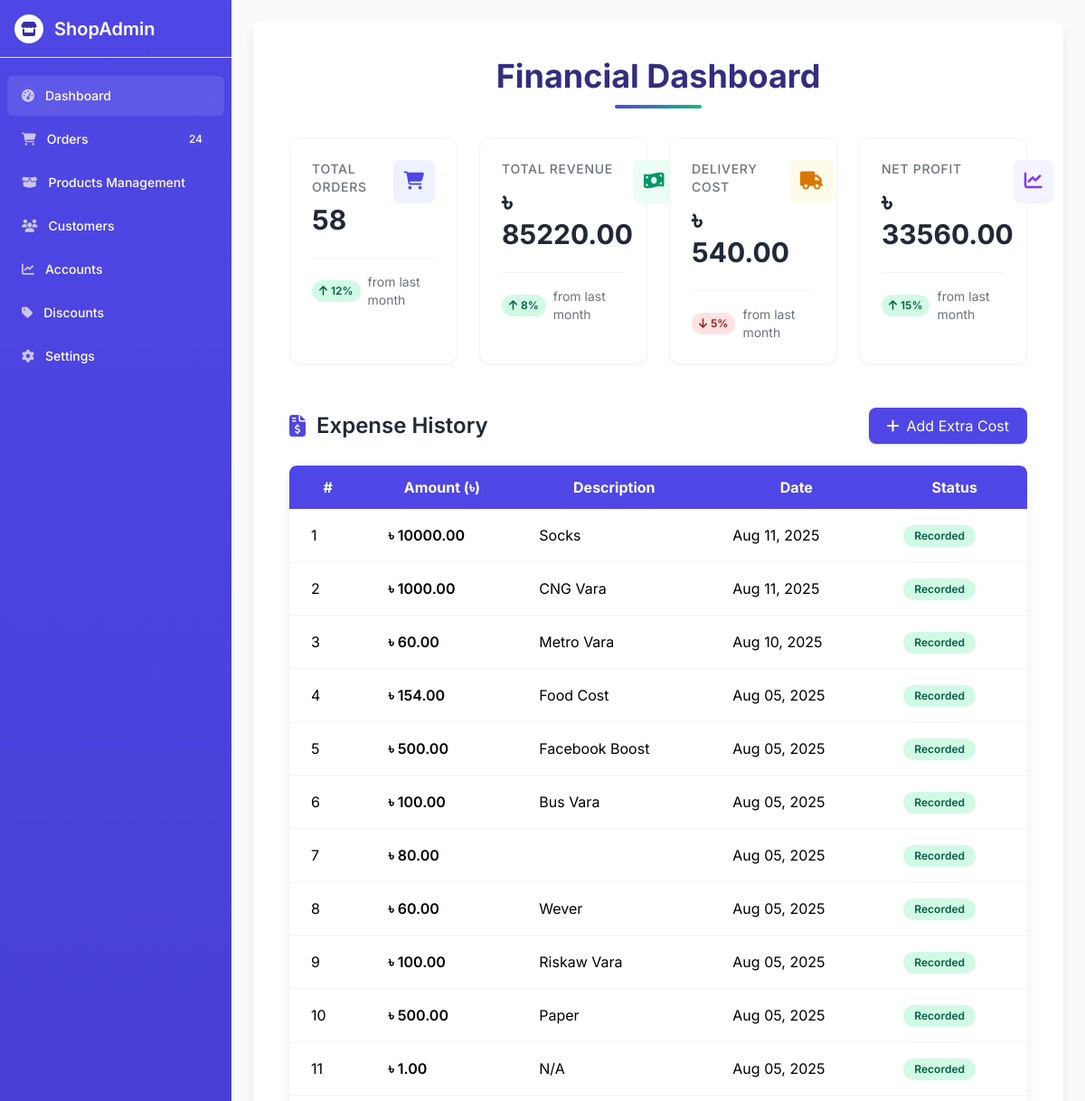
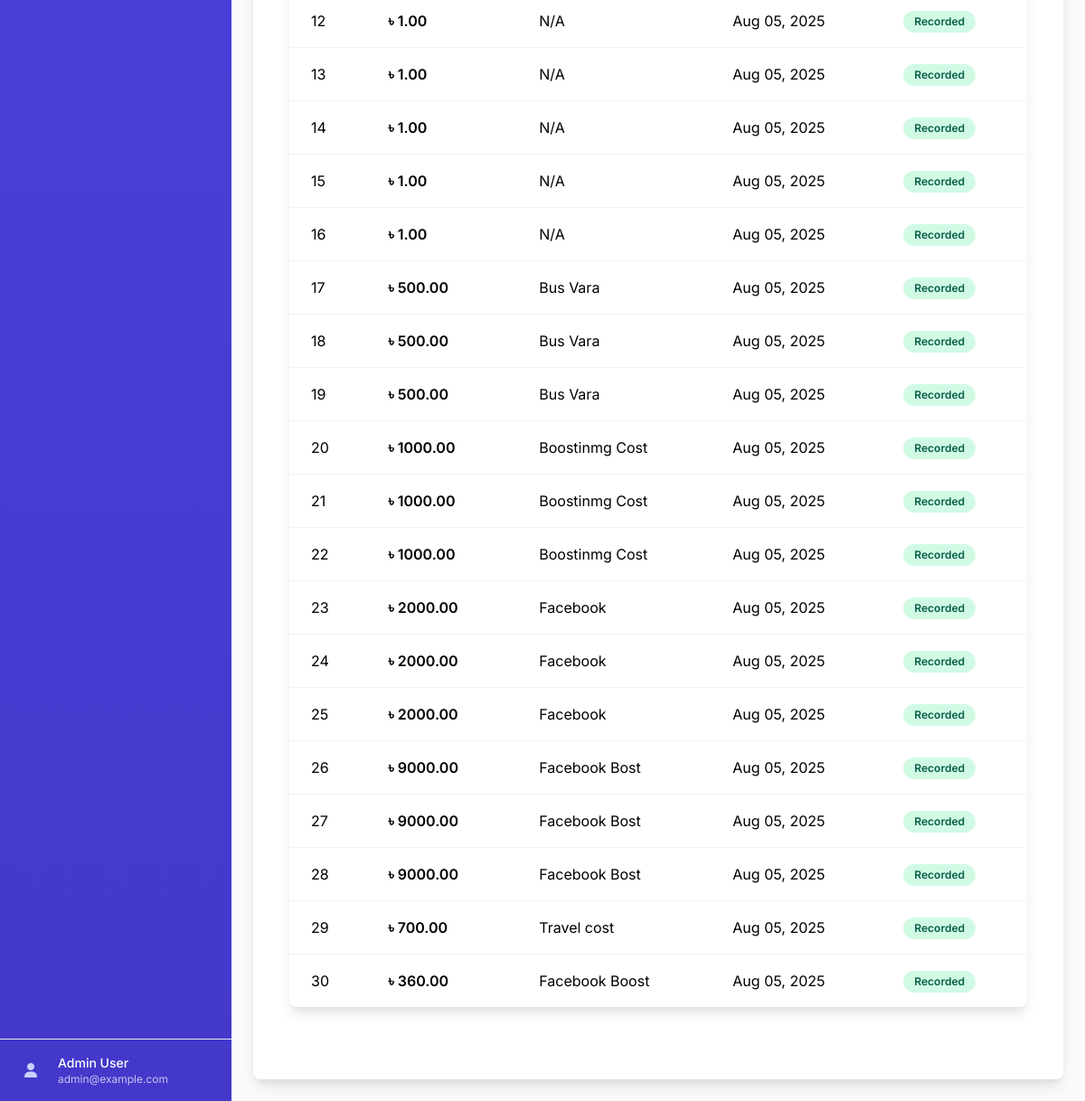
Screenshot of /accounts/ with the database file from the repository (2 pictures, top to bottom).
### accounts/models.py (models this page shows)
class Accounts(models.Model):
    amount = models.DecimalField(max_digits = 10, decimal_places = 2)
    remarks = models.TextField(blank = True, null = True)
    created_at = models.DateTimeField(auto_now_add=True)

### accounts/views.py (the view, shortened to what this page needs)
# urls.py: path('',views.home,name='accounts_home'),
def home(request):
    all_order = Order.objects.filter(is_confirmed=True)
    total_order = 0
    total_amount = 0
    for order in all_order:
        total_order += 1
        total_amount += order.total_price
    outside_order = all_order.filter(location='outside').count()
    delevery_cost = 60 * outside_order
    print("outside order:",delevery_cost)
    all_amount = Accounts.objects.values('amount')
    all_accounts = Accounts.objects.all().order_by('-created_at')
    print(all_accounts.values('created_at'))
    miscellaneous_cost  = 0
    for amount in all_amount:
        miscellaneous_cost += amount['amount']
    net_amount = total_amount - (miscellaneous_cost+delevery_cost)
    context = {
        'total_amount': total_amount,
        'total_order': total_order,
        'outside_order': outside_order,
        'delevery_cost': delevery_cost,
        'net_amount' : net_amount,
        'accounts_list': all_accounts,
    }
    return render(request, 'accounts/accounts_home.html', context)

### store/context_processors.py (called while the page is built, shortened)
def cart_data(request):
    cart = request.session.get('cart', {})
    cart_item_count = 0
    cart_items = []
    total_amount = 0
    return {
        'cart_items': cart_items,
        'total_amount': total_amount,
        'cart_item_count': cart_item_count,
    }

### templates/accounts/accounts_home.html (shortened to what this page needs)
{% extends "orders/base.html" %}
{% block content %}
<div class="max-w-7xl mx-auto bg-white p-10 rounded-lg shadow-lg relative">
  <h1 class="text-4xl font-bold text-indigo-900 mb-8 text-center relative pb-4">
    Financial Dashboard
    <span class="absolute bottom-0 left-1/2 transform -translate-x-1/2 w-24 h-1 rounded bg-gradient-to-r from-indigo-600 to-green-500"></span>
  </h1>
  <div class="grid grid-cols-1 sm:grid-cols-2 md:grid-cols-4 gap-6 mb-12">
    <div class="bg-white p-6 rounded-xl shadow-sm border border-gray-100 hover:shadow-md transition-all duration-300 group">
      <div class="flex justify-between items-start">
        <div>
          <p class="text-sm font-medium text-gray-500 uppercase tracking-wider">Total Orders</p>
          <h3 class="text-3xl font-bold text-gray-800 mt-2">{{ total_order }}</h3>
        </div>
        <div class="p-3 rounded-lg bg-indigo-50 text-indigo-600 group-hover:bg-indigo-100 transition">
          <i class="fas fa-shopping-cart text-xl"></i>
        </div>
      </div>
      <div class="mt-6 pt-4 border-t border-gray-100 flex items-center">
        <span class="inline-flex items-center px-2 py-1 rounded-full text-xs font-semibold bg-green-100 text-green-800">
          <i class="fas fa-arrow-up mr-1 text-xs"></i> 12%
        </span>
        <span class="ml-2 text-sm text-gray-500">from last month</span>
      </div>
    </div>
    <div class="bg-white p-6 rounded-xl shadow-sm border border-gray-100 hover:shadow-md transition-all duration-300 group">
      <div class="flex justify-between items-start">
        <div>
          <p class="text-sm font-medium text-gray-500 uppercase tracking-wider">Total Revenue</p>
          <h3 class="text-3xl font-bold text-gray-800 mt-2">৳ {{ total_amount|floatformat:2 }}</h3>
        </div>
        <div class="p-3 rounded-lg bg-green-50 text-green-600 group-hover:bg-green-100 transition">
          <i class="fas fa-money-bill-wave text-xl"></i>
        </div>
      </div>
      <div class="mt-6 pt-4 border-t border-gray-100 flex items-center">
        <span class="inline-flex items-center px-2 py-1 rounded-full text-xs font-semibold bg-green-100 text-green-800">
          <i class="fas fa-arrow-up mr-1 text-xs"></i> 8%
        </span>
        <span class="ml-2 text-sm text-gray-500">from last month</span>
      </div>
    </div>
    <div class="bg-white p-6 rounded-xl shadow-sm border border-gray-100 hover:shadow-md transition-all duration-300 group">
      <div class="flex justify-between items-start">
        <div>
          <p class="text-sm font-medium text-gray-500 uppercase tracking-wider">Delivery Cost</p>
          <h3 class="text-3xl font-bold text-gray-800 mt-2">৳ {{ delevery_cost|floatformat:2 }}</h3>
        </div>
        <div class="p-3 rounded-lg bg-yellow-50 text-yellow-600 group-hover:bg-yellow-100 transition">
          <i class="fas fa-truck text-xl"></i>
        </div>
      </div>
      <div class="mt-6 pt-4 border-t border-gray-100 flex items-center">
        <span class="inline-flex items-center px-2 py-1 rounded-full text-xs font-semibold bg-red-100 text-red-800">
          <i class="fas fa-arrow-down mr-1 text-xs"></i> 5%
        </span>
        <span class="ml-2 text-sm text-gray-500">from last month</span>
      </div>
    </div>
    <div class="bg-white p-6 rounded-xl shadow-sm border border-gray-100 hover:shadow-md transition-all duration-300 group">
      <div class="flex justify-between items-start">
        <div>
          <p class="text-sm font-medium text-gray-500 uppercase tracking-wider">Net Profit</p>
          <h3 class="text-3xl font-bold text-gray-800 mt-2">৳ {{ net_amount|floatformat:2 }}</h3>
        </div>
        <div class="p-3 rounded-lg bg-purple-50 text-purple-600 group-hover:bg-purple-100 transition">
          <i class="fas fa-chart-line text-xl"></i>
        </div>
      </div>
      <div class="mt-6 pt-4 border-t border-gray-100 flex items-center">
        <span class="inline-flex items-center px-2 py-1 rounded-full text-xs font-semibold bg-green-100 text-green-800">
          <i class="fas fa-arrow-up mr-1 text-xs"></i> 15%
        </span>
        <span class="ml-2 text-sm text-gray-500">from last month</span>
      </div>
    </div>
  </div>
  <div>
    <div class="flex justify-between items-center mb-6">
      <h2 class="flex items-center text-2xl font-semibold text-gray-800">
        <i class="fas fa-file-invoice-dollar text-indigo-600 mr-3"></i> Expense History
      </h2>
      <button id="openModalBtn" class="bg-indigo-600 hover:bg-indigo-700 text-white px-5 py-2 rounded-lg shadow flex items-center transition">
        <i class="fas fa-plus mr-2"></i> Add Extra Cost
      </button>
    </div>
    <div class="overflow-x-auto rounded-lg shadow-lg mb-10">
      <table class="min-w-full border-collapse table-auto">
        <thead class="bg-indigo-600 text-white font-semibold">
          <tr>
            <th class="px-6 py-3 rounded-tl-lg">#</th>
            <th class="px-6 py-3">Amount (৳)</th>
            <th class="px-6 py-3">Description</th>
            <th class="px-6 py-3">Date</th>
            <th class="px-6 py-3 rounded-tr-lg">Status</th>
          </tr>
        </thead>
        <tbody class="bg-white divide-y divide-gray-100">
          {% for account in accounts_list %}
          <tr class="hover:bg-indigo-50 transition">
            <td class="px-6 py-4">{{ forloop.counter }}</td>
            <td class="px-6 py-4 font-semibold">৳ {{ account.amount|floatformat:2 }}</td>
            <td class="px-6 py-4">{{ account.remarks }}</td>
            <td class="px-6 py-4">{{ account.created_at|date:"M d, Y" }}</td>
            <td class="px-6 py-4">
              <span class="inline-block px-3 py-1 rounded-full bg-green-100 text-green-800 text-xs font-semibold">Recorded</span>
            </td>
          </tr>
          {% endfor %}
        </tbody>
      </table>
    </div>
  </div>
</div>
{% endblock %}

### templates/orders/base.html (style rules this page uses)
body { font-family: 'Inter', sans-serif; background-color: #f9fafb; }

### rows the page displays
Accounts: amount "10000.00", remarks "Socks", created_at "Aug 11, 2025"
Accounts: amount "1000.00", remarks "CNG Vara", created_at "Aug 11, 2025"
Accounts: amount "60.00", remarks "Metro Vara", created_at "Aug 10, 2025"
Accounts: amount "154.00", remarks "Food Cost", created_at "Aug 05, 2025"
Accounts: amount "500.00", remarks "Facebook Boost", created_at "Aug 05, 2025"
Accounts: amount "100.00", remarks "Bus Vara", created_at "Aug 05, 2025"
Accounts: amount "80.00", created_at "Aug 05, 2025"
Accounts: amount "60.00", remarks "Wever", created_at "Aug 05, 2025"
Accounts: amount "100.00", remarks "Riskaw Vara", created_at "Aug 05, 2025"
Accounts: amount "500.00", remarks "Paper", created_at "Aug 05, 2025"
Accounts: amount "1.00", remarks "N/A", created_at "Aug 05, 2025"
Accounts: amount "1.00", remarks "N/A", created_at "Aug 05, 2025"
Accounts: amount "1.00", remarks "N/A", created_at "Aug 05, 2025"
Accounts: amount "1.00", remarks "N/A", created_at "Aug 05, 2025"
Accounts: amount "1.00", remarks "N/A", created_at "Aug 05, 2025"
Accounts: amount "1.00", remarks "N/A", created_at "Aug 05, 2025"
Accounts: amount "500.00", remarks "Bus Vara", created_at "Aug 05, 2025"
Accounts: amount "500.00", remarks "Bus Vara", created_at "Aug 05, 2025"
Accounts: amount "500.00", remarks "Bus Vara", created_at "Aug 05, 2025"
Accounts: amount "1000.00", remarks "Boostinmg Cost", created_at "Aug 05, 2025"
Accounts: amount "1000.00", remarks "Boostinmg Cost", created_at "Aug 05, 2025"
Accounts: amount "1000.00", remarks "Boostinmg Cost", created_at "Aug 05, 2025"
Accounts: amount "2000.00", remarks "Facebook", created_at "Aug 05, 2025"
Accounts: amount "2000.00", remarks "Facebook", created_at "Aug 05, 2025"
Accounts: amount "2000.00", remarks "Facebook", created_at "Aug 05, 2025"
Accounts: amount "9000.00", remarks "Facebook Bost", created_at "Aug 05, 2025"
Accounts: amount "9000.00", remarks "Facebook Bost", created_at "Aug 05, 2025"
Accounts: amount "9000.00", remarks "Facebook Bost", created_at "Aug 05, 2025"
Accounts: amount "700.00", remarks "Travel cost", created_at "Aug 05, 2025"
Accounts: amount "360.00", remarks "Facebook Boost", created_at "Aug 05, 2025"

### other values shown
{{ total_order }} "58"
{{ total_amount|floatformat:2 }} "85220.00"
{{ delevery_cost|floatformat:2 }} "540.00"
{{ net_amount|floatformat:2 }} "33560.00"
